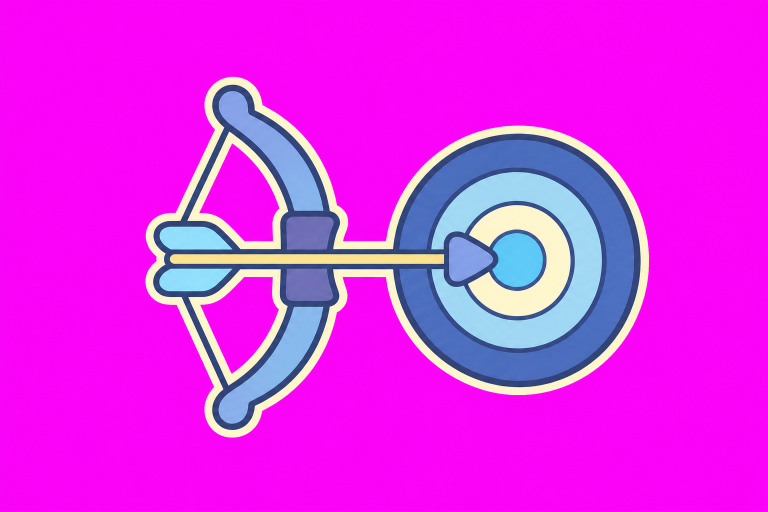
#> input picture design-assets/star-map/source/constellation-accuracy-v1-chroma.png, 1536 x 1024 px (shown at 1/2 size)
$ python normalize-star-map-asset.py --input ../design-assets/star-map/source/constellation-accuracy-v1-chroma.png --out out.png
#> lines starting #> are read from the running program, lines starting #| are printed output that depends on the picture
#!/usr/bin/env python3
"""Normalize an RGBA star-map asset without changing its aspect ratio."""

import argparse
from pathlib import Path

from PIL import Image


def parse_args():
    parser = argparse.ArgumentParser()
    parser.add_argument("--input", required=True)
    parser.add_argument("--out", required=True)
    parser.add_argument("--size", type=int, default=1024)
    parser.add_argument("--occupancy", type=float, default=0.74)
    return parser.parse_args()


def main():
    args = parse_args()
    source = Image.open(args.input).convert("RGBA")
    alpha = source.getchannel("A")
#> alpha: PIL image 1536x1024 L; every value is 255
    bbox = alpha.getbbox()
#> bbox = (0, 0, 1536, 1024)
    if bbox is None:
        raise SystemExit("input has no visible pixels")

    cropped = source.crop(bbox)
    target_longest = round(args.size * args.occupancy)
    scale = target_longest / max(cropped.size)
#> scale = 0.493
    resized = cropped.resize(
        (max(1, round(cropped.width * scale)), max(1, round(cropped.height * scale))),
        Image.Resampling.LANCZOS,
    )
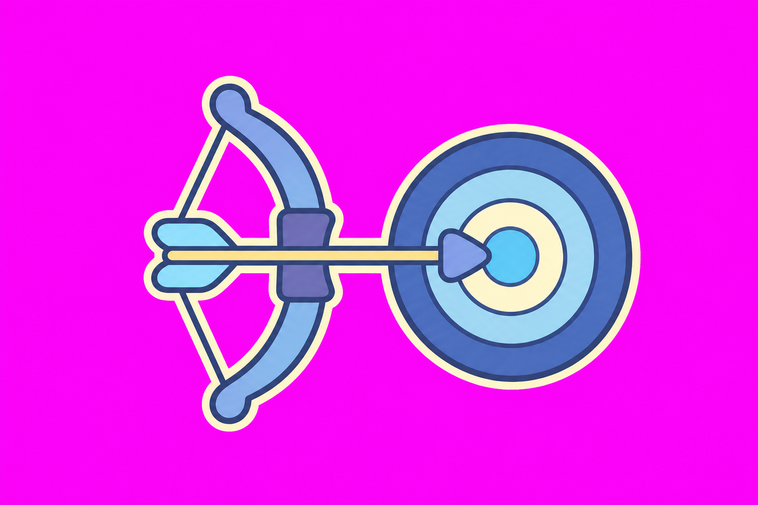
#> resized: PIL image 758x505 RGBA; mean R, G, B, A 224.3, 41.5, 234.1, 255

    canvas = Image.new("RGBA", (args.size, args.size), (0, 0, 0, 0))
#> canvas: PIL image 1024x1024 RGBA; every value is 0
    offset = ((args.size - resized.width) // 2, (args.size - resized.height) // 2)
#> offset = (133, 259)
    canvas.alpha_composite(resized, offset)
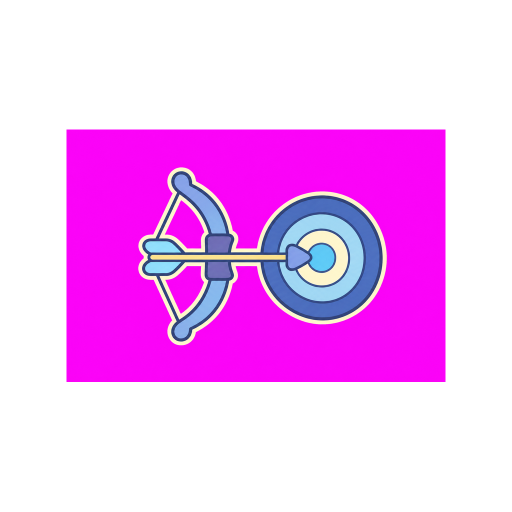
#> canvas: PIL image 1024x1024 RGBA (shown at 1/2 size); mean R, G, B, A 81.9, 15.1, 85.5, 93.1; transparent parts drawn white

    output = Path(args.out)
    output.parent.mkdir(parents=True, exist_ok=True)
    canvas.save(output, optimize=True)

    final_bbox = canvas.getchannel("A").getbbox()
#> final_bbox = (133, 259, 891, 764)
    print(
        {
            "source_size": source.size,
            "source_bbox": bbox,
            "crop_size": cropped.size,
            "output_size": canvas.size,
            "output_bbox": final_bbox,
            "occupancy": args.occupancy,
        }
    )
#| {'source_size': (1536, 1024), 'source_bbox': (0, 0, 1536, 1024), 'crop_size': (1536, 1024), 'output_size': (1024, 1024), 'output_bbox': (133, 259, 891, 764), 'occupancy': 0.74}


if __name__ == "__main__":
    main()
